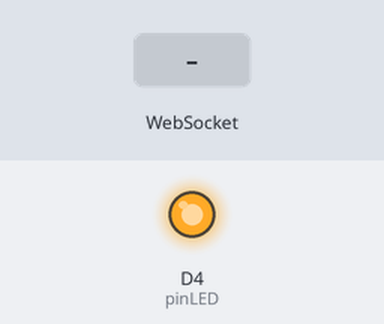
Recording of a sketch running on a simulated ESP8266 (NodeMCU). Parts: output pins drawn as LEDs (lit = HIGH). The test bench sets the inputs (shaded band). WiFi joins after 1.5 s; servers stay silent unless stated; what the sketch prints to the serial monitor is not drawn.

Above: at 2.7 s.
2.8 s: WebSocket text "ON" received
At 3.5 s:
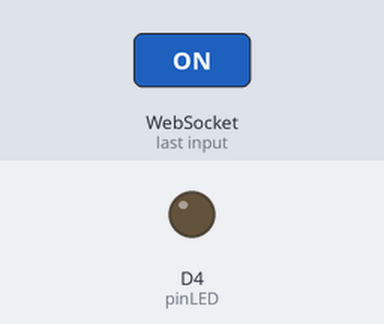
4.3 s: WebSocket text "1" received
At 4.6 s:
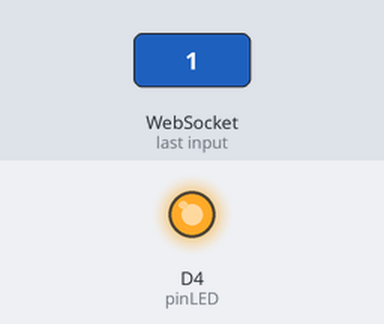
Timing chart, 0 to 7.3 s (numbered marks = the images above; inputs shaded):
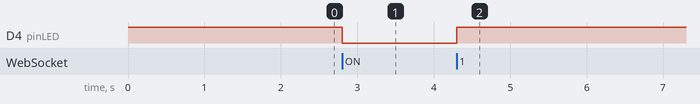

Measured:
- after the input at 2.8 s, D4 (pinLED): HIGH → LOW at once
- after the input at 4.3 s, D4 (pinLED): LOW → HIGH at once

The sketch:

WebSocketTest.ino
```cpp
/***
Teste de Websockets com ESP8266 - Servidor
José Cintra em Outubro de 2019 - www.josecintra.com/blog/comunicacao-websockets-nodemcu-esp8266">
***/

#include <ESP8266WiFi.h>
#include <WebSocketsServer.h>
#include <neotimer.h>

//Correção nivel lógico invertido
#define ON LOW
#define OFF HIGH

WebSocketsServer webSocket = WebSocketsServer(81); // Recebe dados do cliente
Neotimer mytimer = Neotimer(10000); // Intervalo de 10 segundos para envio dos dados do sensor

// Autenticação wi-fi - Coloque aqui a sua configuração
const char* ssid     = "xxxx";
const char* password = "xxxx";

const int pinLED = D4;
String tempString; // Temperatura convertida para String

// Tratamento de eventos dos dados que vêm do cliente
void webSocketEvent(uint8_t num, WStype_t type, uint8_t * payload, size_t lenght) {

  switch (type) {
    case WStype_DISCONNECTED:
      break;

    case WStype_CONNECTED:
      { IPAddress ip = webSocket.remoteIP(num);
        Serial.println(ip);
      }
      break;

    case WStype_TEXT:
      { String text = String((char *) &payload[0]);
        Serial.println(text);
        Serial.println(num);
        Serial.println(type);

        if (text == "ON") {
          digitalWrite(pinLED, ON);
        } else {
          digitalWrite(pinLED, OFF);
        }
      }
      break;

  }

}

void setup() {

  // Inicialização do LED
  Serial.begin(9600);
  pinMode(pinLED, OUTPUT);
  digitalWrite(pinLED, OFF);
  // Conexões wi-fi e websocket
  WiFi.begin(ssid, password);
  while (WiFi.status() != WL_CONNECTED) {
    Serial.print(". ");
    delay(100);
  }
  Serial.println(WiFi.localIP());
  webSocket.begin();
  webSocket.onEvent(webSocketEvent);

}

void loop() {
  webSocket.loop();

  // Envio periódico dos dados do sensor de temperatura para o cliente
  if (mytimer.repeat()) {
    tempString = readTemperature();
    webSocket.sendTXT(0, tempString);
  }
}

// Leitura e cálculo da temperatura pelo termistor
double readTemperature() {

  // Código extraído do tutorial 'Thermistor Interfacing with NodeMCU' disponível em:
  // https://www.electronicwings.com/nodemcu/thermistor-interfacing-with-nodemcu

  const double VCC = 3.3; // NodeMCU on board 3.3v vcc
  const double R2 = 10000; // 10k ohm series resistor
  const double adc_resolution = 1023; // 10-bit adc
  const double A = 0.001129148; // thermistor equation parameters
  const double B = 0.000234125;
  const double C = 0.0000000876741;
  double Vout, Rth, temperature, adc_value;

  adc_value = analogRead(A0);
  Vout = (adc_value * VCC) / adc_resolution;
  Rth = (VCC * R2 / Vout) - R2;

  temperature = (1 / (A + (B * log(Rth)) + (C * pow((log(Rth)), 3))));  // Temperature in kelvin
  temperature = temperature - 273.15;  // Temperature in degree celsius
  delay(500);
  return (temperature);

}
```
